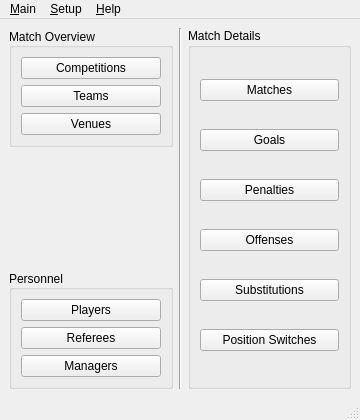
<?xml version="1.0" encoding="UTF-8"?>
<ui version="4.0">
 <class>MainSwitchboard</class>
 <widget class="QMainWindow" name="MainSwitchboard">
  <property name="geometry">
   <rect>
    <x>0</x>
    <y>0</y>
    <width>360</width>
    <height>420</height>
   </rect>
  </property>
  <property name="minimumSize">
   <size>
    <width>360</width>
    <height>420</height>
   </size>
  </property>
  <property name="maximumSize">
   <size>
    <width>360</width>
    <height>420</height>
   </size>
  </property>
  <property name="windowTitle">
   <string>FMRD Switchboard</string>
  </property>
  <widget class="QWidget" name="centralwidget">
   <layout class="QGridLayout" name="gridLayout">
    <item row="0" column="0">
     <layout class="QVBoxLayout" name="verticalLayout_4">
      <item>
       <widget class="QGroupBox" name="groupBox">
        <property name="title">
         <string>Match Overview</string>
        </property>
        <property name="alignment">
         <set>Qt::AlignLeading|Qt::AlignLeft|Qt::AlignVCenter</set>
        </property>
        <property name="flat">
         <bool>false</bool>
        </property>
        <layout class="QVBoxLayout" name="verticalLayout">
         <item>
          <widget class="QPushButton" name="compButton">
           <property name="text">
            <string>Competitions</string>
           </property>
          </widget>
         </item>
         <item>
          <widget class="QPushButton" name="teamButton">
           <property name="text">
            <string>Teams</string>
           </property>
          </widget>
         </item>
         <item>
          <widget class="QPushButton" name="venueButton">
           <property name="text">
            <string>Venues</string>
           </property>
          </widget>
         </item>
        </layout>
       </widget>
      </item>
      <item>
       <spacer name="verticalSpacer">
        <property name="orientation">
         <enum>Qt::Vertical</enum>
        </property>
        <property name="sizeHint" stdset="0">
         <size>
          <width>20</width>
          <height>40</height>
         </size>
        </property>
       </spacer>
      </item>
      <item>
       <widget class="QGroupBox" name="groupBox_2">
        <property name="title">
         <string>Personnel</string>
        </property>
        <property name="alignment">
         <set>Qt::AlignLeading|Qt::AlignLeft|Qt::AlignVCenter</set>
        </property>
        <layout class="QVBoxLayout" name="verticalLayout_2">
         <item>
          <widget class="QPushButton" name="playerButton">
           <property name="text">
            <string>Players</string>
           </property>
          </widget>
         </item>
         <item>
          <widget class="QPushButton" name="refereeButton">
           <property name="text">
            <string>Referees</string>
           </property>
          </widget>
         </item>
         <item>
          <widget class="QPushButton" name="managerButton">
           <property name="text">
            <string>Managers</string>
           </property>
          </widget>
         </item>
        </layout>
       </widget>
      </item>
     </layout>
    </item>
    <item row="0" column="1">
     <widget class="Line" name="line">
      <property name="orientation">
       <enum>Qt::Vertical</enum>
      </property>
     </widget>
    </item>
    <item row="0" column="2">
     <widget class="QGroupBox" name="groupBox_3">
      <property name="title">
       <string>Match Details</string>
      </property>
      <layout class="QVBoxLayout" name="verticalLayout_3">
       <item>
        <widget class="QPushButton" name="matchButton">
         <property name="text">
          <string>Matches</string>
         </property>
        </widget>
       </item>
       <item>
        <widget class="QPushButton" name="goalButton">
         <property name="text">
          <string>Goals</string>
         </property>
        </widget>
       </item>
       <item>
        <widget class="QPushButton" name="penButton">
         <property name="text">
          <string>Penalties</string>
         </property>
        </widget>
       </item>
       <item>
        <widget class="QPushButton" name="offenseButton">
         <property name="text">
          <string>Offenses</string>
         </property>
        </widget>
       </item>
       <item>
        <widget class="QPushButton" name="subButton">
         <property name="text">
          <string>Substitutions</string>
         </property>
        </widget>
       </item>
       <item>
        <widget class="QPushButton" name="switchButton">
         <property name="text">
          <string>Position Switches</string>
         </property>
        </widget>
       </item>
      </layout>
     </widget>
    </item>
   </layout>
  </widget>
  <widget class="QMenuBar" name="menubar">
   <property name="geometry">
    <rect>
     <x>0</x>
     <y>0</y>
     <width>360</width>
     <height>23</height>
    </rect>
   </property>
   <widget class="QMenu" name="menuMain">
    <property name="title">
     <string>&amp;Main</string>
    </property>
    <addaction name="actionQuit"/>
   </widget>
   <widget class="QMenu" name="menuSetup">
    <property name="title">
     <string>&amp;Setup</string>
    </property>
    <widget class="QMenu" name="menuOverview">
     <property name="title">
      <string>&amp;Overview</string>
     </property>
     <addaction name="actionRounds"/>
     <addaction name="actionWeather_Conditions"/>
    </widget>
    <widget class="QMenu" name="menuPersonnel">
     <property name="title">
      <string>&amp;Personnel</string>
     </property>
     <addaction name="actionConfederations"/>
     <addaction name="actionCountries"/>
     <addaction name="actionField_Positions"/>
     <addaction name="actionFlank_Positions"/>
     <addaction name="actionPositions"/>
    </widget>
    <widget class="QMenu" name="menuEvents">
     <property name="title">
      <string>&amp;Events</string>
     </property>
     <addaction name="actionGoal_Events"/>
     <addaction name="actionGoal_Strikes"/>
     <addaction name="actionPenalty_Outcomes"/>
     <addaction name="actionFouls"/>
     <addaction name="actionCards"/>
    </widget>
    <addaction name="menuOverview"/>
    <addaction name="menuPersonnel"/>
    <addaction name="menuEvents"/>
   </widget>
   <widget class="QMenu" name="menuHelp">
    <property name="title">
     <string>&amp;Help</string>
    </property>
    <addaction name="actionAbout"/>
   </widget>
   <addaction name="menuMain"/>
   <addaction name="menuSetup"/>
   <addaction name="menuHelp"/>
  </widget>
  <widget class="QStatusBar" name="statusbar"/>
  <action name="actionQuit">
   <property name="text">
    <string>&amp;Quit</string>
   </property>
   <property name="shortcut">
    <string>Ctrl+Q</string>
   </property>
  </action>
  <action name="actionAbout">
   <property name="text">
    <string>&amp;About</string>
   </property>
   <property name="shortcut">
    <string>F1</string>
   </property>
  </action>
  <action name="actionRounds">
   <property name="text">
    <string>Rounds</string>
   </property>
  </action>
  <action name="actionWeather_Conditions">
   <property name="text">
    <string>Weather Conditions</string>
   </property>
  </action>
  <action name="actionConfederations">
   <property name="text">
    <string>Confederations</string>
   </property>
  </action>
  <action name="actionCountries">
   <property name="text">
    <string>Countries</string>
   </property>
  </action>
  <action name="actionField_Positions">
   <property name="text">
    <string>Field Positions</string>
   </property>
  </action>
  <action name="actionFlank_Positions">
   <property name="text">
    <string>Flank Positions</string>
   </property>
  </action>
  <action name="actionPositions">
   <property name="text">
    <string>Positions</string>
   </property>
  </action>
  <action name="actionGoal_Events">
   <property name="text">
    <string>Goal Events</string>
   </property>
  </action>
  <action name="actionGoal_Strikes">
   <property name="text">
    <string>Goal Strikes</string>
   </property>
  </action>
  <action name="actionPenalty_Outcomes">
   <property name="text">
    <string>Penalty Outcomes</string>
   </property>
  </action>
  <action name="actionFouls">
   <property name="text">
    <string>Fouls</string>
   </property>
  </action>
  <action name="actionCards">
   <property name="text">
    <string>Cards</string>
   </property>
  </action>
 </widget>
 <resources/>
 <connections>
  <connection>
   <sender>actionQuit</sender>
   <signal>triggered()</signal>
   <receiver>MainSwitchboard</receiver>
   <slot>close()</slot>
   <hints>
    <hint type="sourcelabel">
     <x>-1</x>
     <y>-1</y>
    </hint>
    <hint type="destinationlabel">
     <x>170</x>
     <y>209</y>
    </hint>
   </hints>
  </connection>
 </connections>
</ui>
